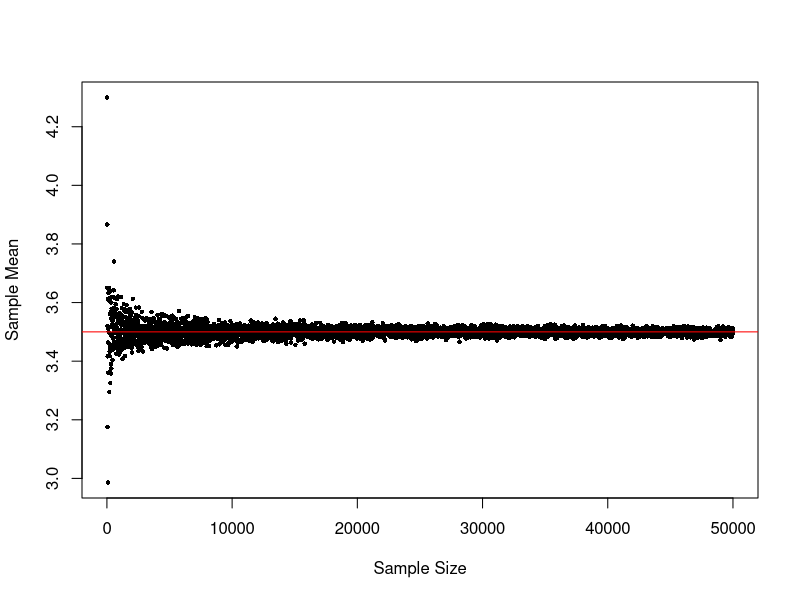

R code for this plot:
# Title     : TODO
# Objective : TODO
# Created by: oscarhernandezlopez
# Created on: 30/11/20

dvalues <- 1:6
n <- 10

results <- sample( x = dvalues, size = n, replace = TRUE)

ns <- seq(from = 10, to = 50000, by = 10)

means <- list()
length(means) <- length(ns)

for (i in 1:length(ns)) {
     means[[i]] <- mean(sample( x = dvalues, size = ns[i], replace = TRUE))
}

png('die_plot.png',width = 2000, height = 1500,res = 250)

plot(ns, unlist(means),
     ylab = "Sample Mean",
     xlab = "Sample Size",
     pch = 16,
     cex = .6)
abline(h = 3.5, col = "red")

dev.off()